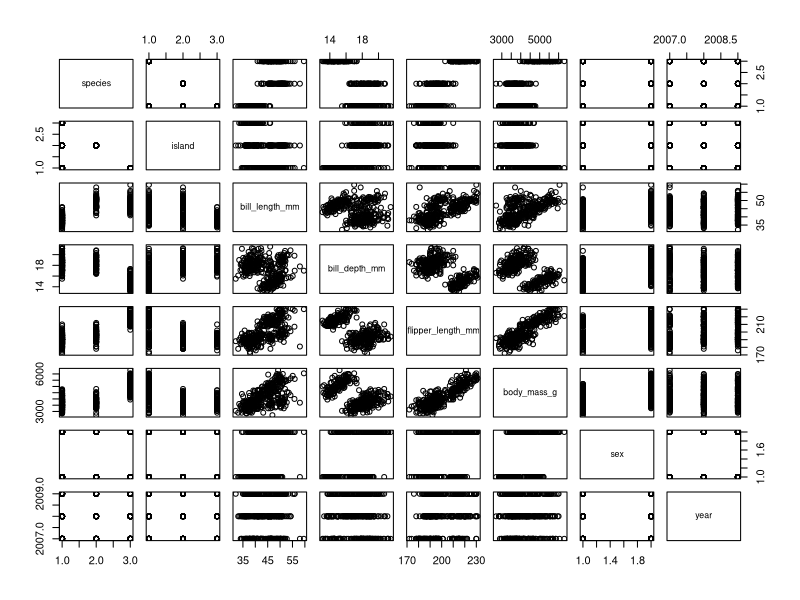
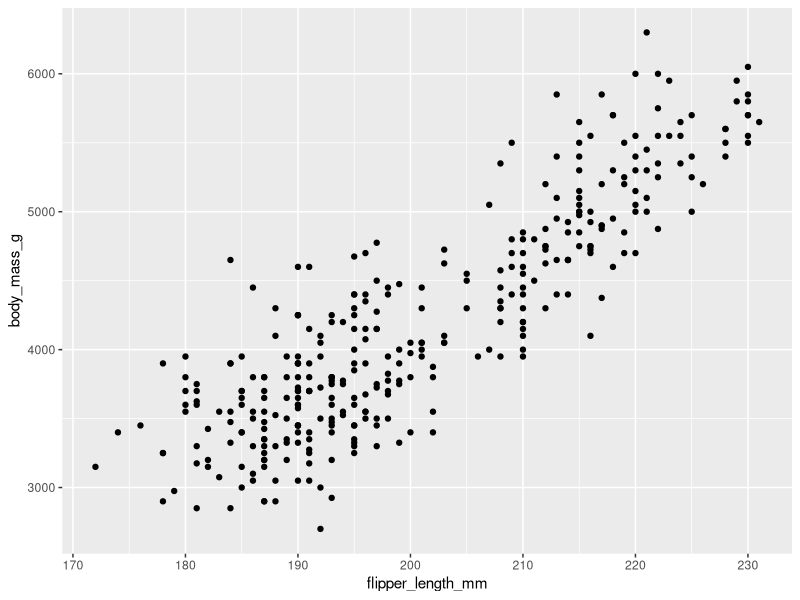
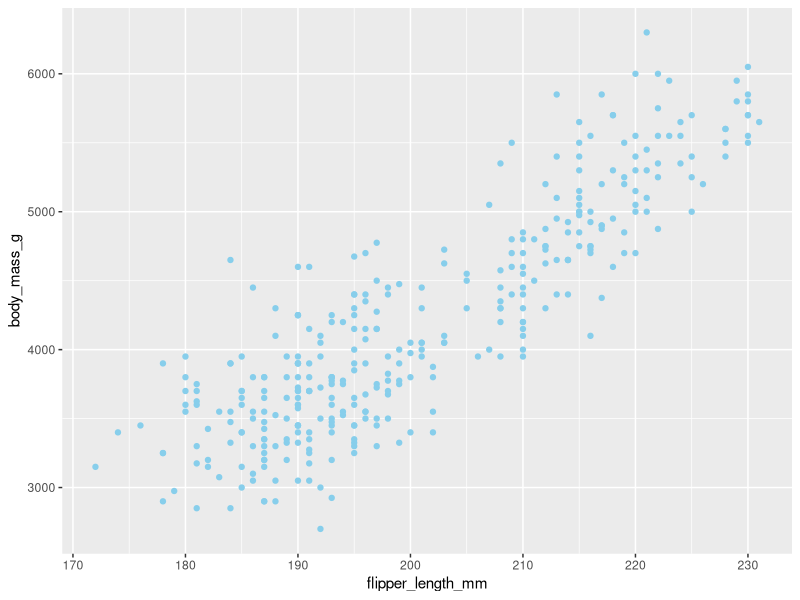
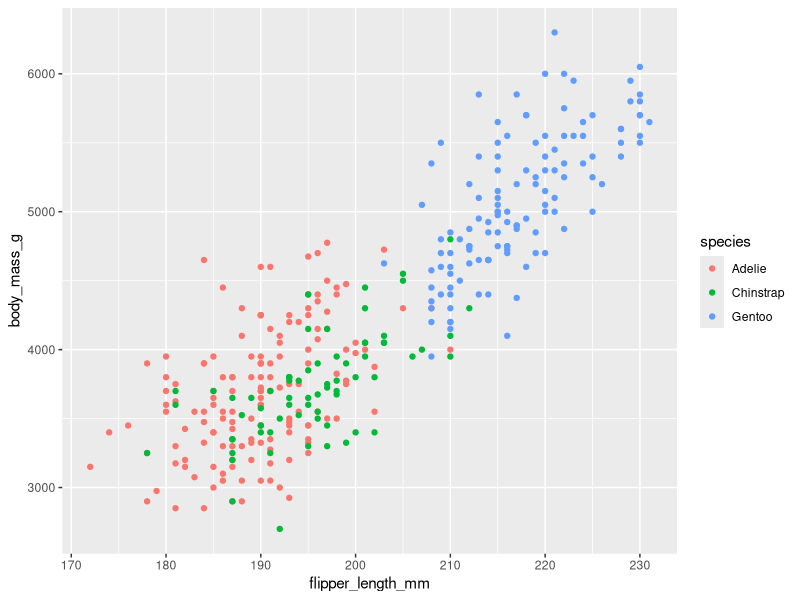
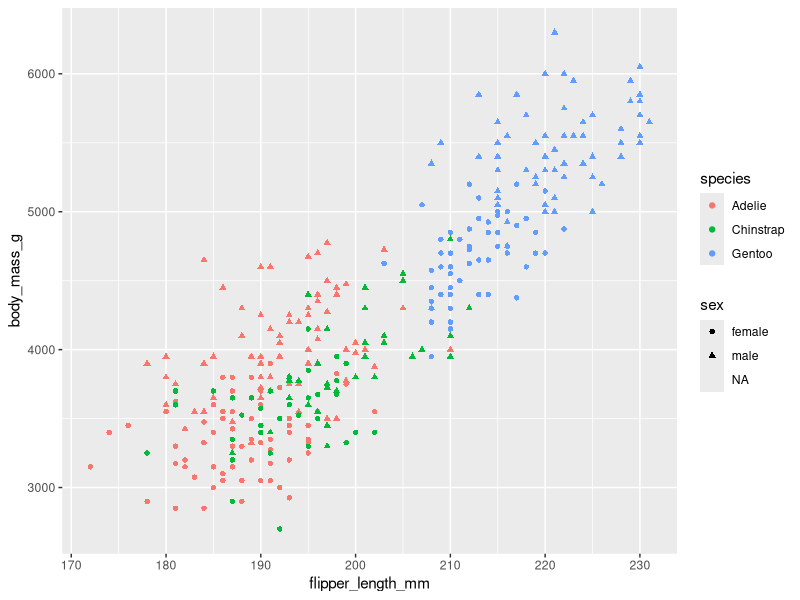
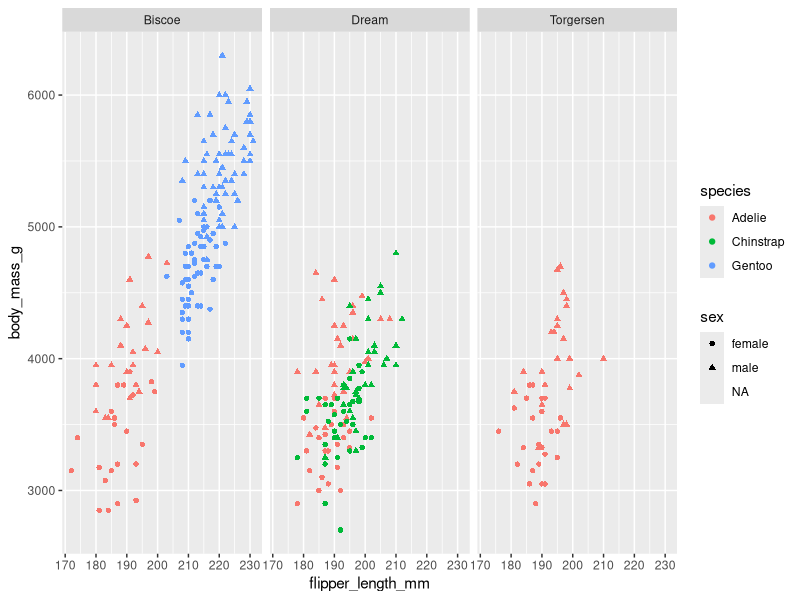
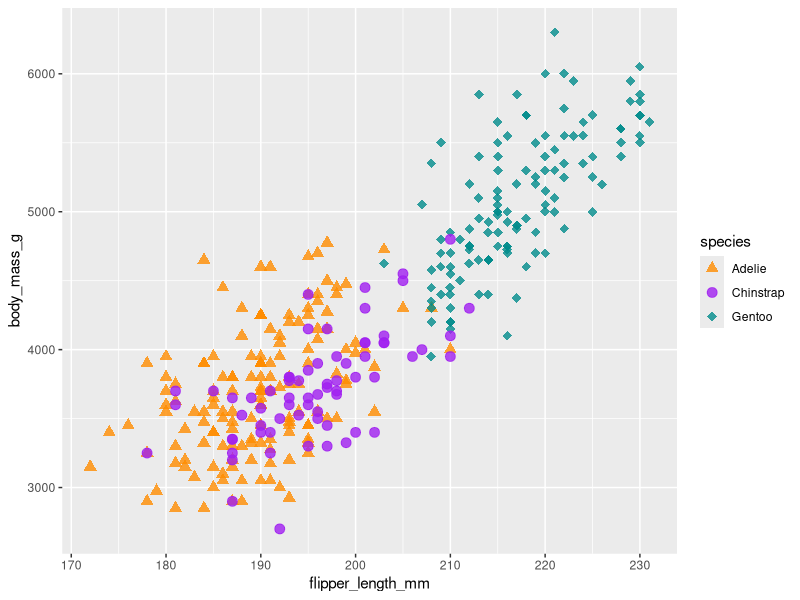
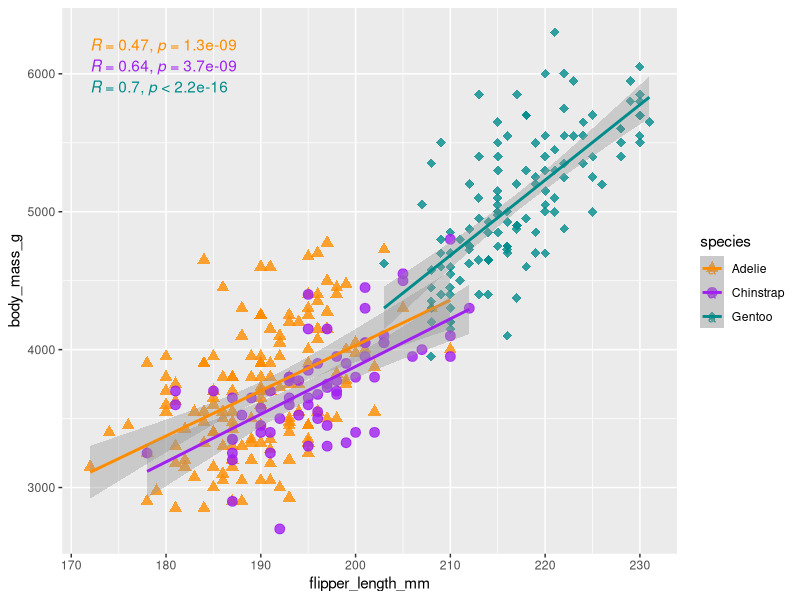

These figures' R source, in order:
## ---- chunk 1
knitr::opts_chunk$set(
	message = FALSE,
	warning = FALSE
)
options(htmltools.preserve.raw = FALSE)
library(tidyverse)
## ---- chunk 2
library(palmerpenguins)
## ---- chunk 3
plot(penguins)
## ---- chunk 4
penguins %>%
  ggplot(aes(x=flipper_length_mm, y=body_mass_g))+
  geom_point()
## ---- chunk 5
penguins %>%
  ggplot(aes(x=flipper_length_mm, y=body_mass_g))+
  geom_point(color="skyblue")
## ---- chunk 6
penguins %>%
  ggplot(aes(x=flipper_length_mm, y=body_mass_g,
             color=species))+
  geom_point()
## ---- chunk 7
penguins %>%
  ggplot(aes(x=flipper_length_mm, y=body_mass_g,
             color=species, shape=sex))+
  geom_point()
## ---- chunk 8
penguins %>%
  ggplot(aes(x=flipper_length_mm, y=body_mass_g,
             color=species, shape=sex))+
  geom_point()+
  facet_wrap(~island, nrow=1)
## ---- chunk 9
penguins %>% 
  ggplot(aes(x = flipper_length_mm, y = body_mass_g,
             color=species, shape=species)) +
  geom_point(size = 3,alpha = 0.8) +
  scale_color_manual(values = c("Adelie" = "darkorange",
                                "Chinstrap" = 
  "purple","Gentoo" = "cyan4")) +
  scale_shape_manual(values = c("Adelie" = 17,
                                "Chinstrap" = 19,
                                "Gentoo" = 18))
## ---- chunk 10
library(ggpubr)
## ---- chunk 11
penguins %>% 
  ggplot(aes(x = flipper_length_mm, y = body_mass_g,
             color=species, shape=species)) +
  geom_point(size = 3,alpha = 0.8) +
  stat_cor()+
  geom_smooth(method="lm")+
  scale_color_manual(values = c("Adelie" = "darkorange",
                                "Chinstrap" = 
  "purple","Gentoo" = "cyan4")) +
  scale_shape_manual(values = c("Adelie" = 17,"Chinstrap" = 19,
                                "Gentoo" = 18))
## ---- chunk 12
penguins %>%
  group_by(island) %>%
  count()
## ---- chunk 13
penguin_prop <- penguins %>%
  group_by(island) %>%
  count() %>%
  ungroup() %>%
  mutate(proportion = prop.table(n))

penguin_prop
## ---- chunk 14
penguin_prop %>%
  ggplot(aes(x="", y=proportion, fill=island))+
  geom_col()
## ---- chunk 15
penguin_prop %>%
  ggplot(aes(x="", y=proportion, fill=island))+
  geom_col(position="dodge")
## ---- chunk 16
penguin_prop %>%
  ggplot(aes(x="", y=proportion, fill=island))+
  geom_col()+
  coord_polar("y", start=0)
## ---- chunk 17
penguin_prop %>%
  ggplot(aes(x="", y=proportion, fill=island))+
  geom_col()+
  geom_text(aes(label=scales::percent(proportion)),
            position = position_stack(vjust = 0.5),
            size=5)+
  coord_polar("y", start=0)+
  theme_void()
